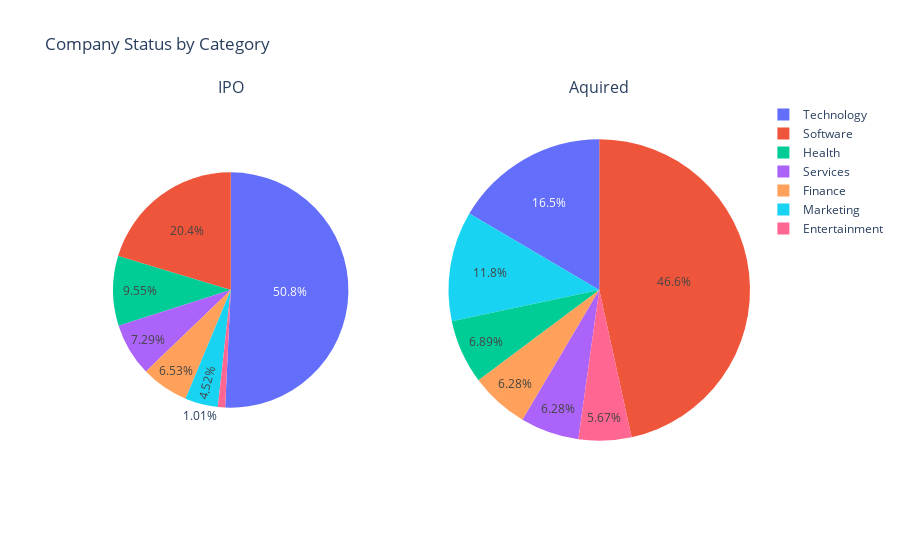

Notebook code cell kept with this figure:
### Code cell
#multiple plot with comparitive sizes"

labels = ["Finance", "Software", "Technology", "Services", "Marketing", "Health", "Entertainment"]

fig = make_subplots(1, 2, specs=[[{'type':'domain'}, {'type':'domain'}]],
                    subplot_titles=['IPO', 'Aquired'])
fig.add_trace(go.Pie(labels=labels, values=[ifc, isc, itc, isec, imc, ihc, iec], scalegroup='one',
                     name="IPO"), 1, 1)
fig.add_trace(go.Pie(labels=labels, values=[afc, asc, atc, asec, amc, ahc, aec], scalegroup='one',
                     name="Closed"), 1, 2)

fig.update_layout(title_text='Company Status by Category')
fig.show()

### Figure 1 — Plotly figure (JSON) as saved in the notebook; plotly's stock layout.template omitted (floating-point values rounded to 4 significant figures)
{"data": [{"domain": {"x": [0, 0.45], "y": [0, 1]}, "labels": ["Finance", "Software", "Technology", "Services", "Marketing", "Health", "Entertainment"], "name": "IPO", "scalegroup": "one", "type": "pie", "values": [26, 81, 202, 29, 18, 38, 4]}, {"domain": {"x": [0.55, 1], "y": [0, 1]}, "labels": ["Finance", "Software", "Technology", "Services", "Marketing", "Health", "Entertainment"], "name": "Closed", "scalegroup": "one", "type": "pie", "values": [41, 304, 108, 41, 77, 45, 37]}], "layout": {"annotations": [{"font": {"size": 16}, "showarrow": false, "text": "IPO", "x": 0.225, "xanchor": "center", "xref": "paper", "y": 1, "yanchor": "bottom", "yref": "paper"}, {"font": {"size": 16}, "showarrow": false, "text": "Aquired", "x": 0.775, "xanchor": "center", "xref": "paper", "y": 1, "yanchor": "bottom", "yref": "paper"}], "title": {"text": "Company Status by Category"}}}
